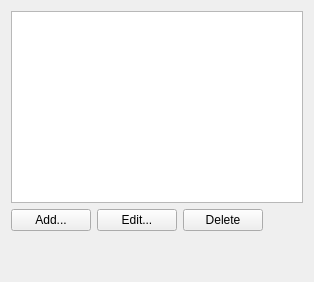
     <widget class="QWidget" name="tab_time_varying_profiles">
      <attribute name="title">
       <string>Time Varying Profiles</string>
      </attribute>
      <layout class="QVBoxLayout" name="verticalLayout_11">
       <item>
        <widget class="QTableView" name="tableView_tvp"/>
       </item>
       <item>
        <layout class="QHBoxLayout" name="horizontalLayout">
         <item>
          <widget class="QPushButton" name="button_tvp_add">
           <property name="text">
            <string>Add...</string>
           </property>
          </widget>
         </item>
         <item>
          <widget class="QPushButton" name="button_tvp_edit">
           <property name="text">
            <string>Edit...</string>
           </property>
          </widget>
         </item>
         <item>
          <widget class="QPushButton" name="button_tvp_delete">
           <property name="text">
            <string>Delete</string>
           </property>
          </widget>
         </item>
         <item>
          <spacer name="horizontalSpacer_2">
           <property name="orientation">
            <enum>Qt::Horizontal</enum>
           </property>
           <property name="sizeHint" stdset="0">
            <size>
             <width>40</width>
             <height>20</height>
            </size>
           </property>
          </spacer>
         </item>
        </layout>
       </item>
       <item>
        <spacer name="verticalSpacer_4">
         <property name="orientation">
          <enum>Qt::Vertical</enum>
         </property>
         <property name="sizeHint" stdset="0">
          <size>
           <width>20</width>
           <height>40</height>
          </size>
         </property>
        </spacer>
       </item>
      </layout>
     </widget>
